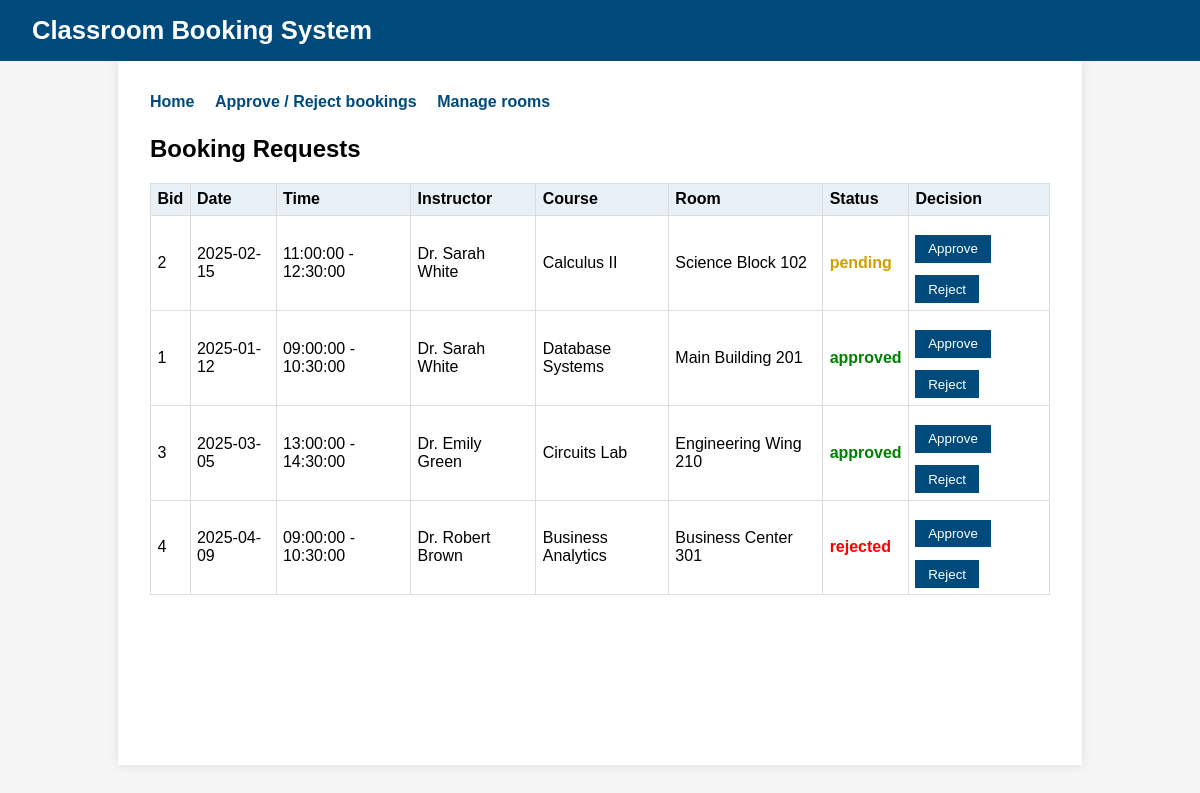
/project-root/admin_bookings.php, run on the app's committed database.
### tables this page shows
Create Table Bookings(
Date_Created datetime,
Start_Time time,
End_Time time,
Status text,
Iid int,
Cid int,
Rid int,
foreign key (Iid) references Instructors (Iid),
foreign key (Cid) references Courses (Cid),
foreign key (Rid) references Rooms (Rid),
Bid int primary key
);

Create Table Instructors(
name varchar(32),
department varchar(64),
Contact_Info VARCHAR(20),
Iid int primary key
);

Create Table Courses(
Course_Name varchar(32),
Credit_Hours int,
 Required_Room_Features text,
 Cid int primary key
 );

Create Table Rooms(
Capacity int,
Availability boolean,
Location varchar(64),
Tech_Feature text,
Rid int primary key
);

### project-root/admin_bookings.php (the view, shortened to what this page needs)
<?php
include 'includes/db.php';
$sql = "SELECT b.Bid, b.Date_Created, b.Start_Time, b.End_Time, b.Status,
               i.name AS instructor, c.Course_Name AS course, r.Location AS room
        FROM Bookings b
        JOIN Instructors i ON b.Iid = i.Iid
        JOIN Courses c     ON b.Cid = c.Cid
        JOIN Rooms r       ON b.Rid = r.Rid
        ORDER BY FIELD(b.Status,'pending','approved','rejected'), b.Date_Created";
$bookings = $pdo->query($sql)->fetchAll();
?>
<!DOCTYPE html>
<html lang="en">
<head>
    <link rel="stylesheet" href="css/style.css">
</head>
<body>
<header>
    <h1>Classroom Booking System</h1>
</header>
<main>
    <nav>
        <a href="index.php">Home</a>
        <a href="admin_bookings.php">Approve / Reject bookings</a>
        <a href="admin_rooms.php">Manage rooms</a>
    </nav>
    <h2>Booking Requests</h2>
    <table>
        <tr>
            <th>Bid</th>
            <th>Date</th>
            <th>Time</th>
            <th>Instructor</th>
            <th>Course</th>
            <th>Room</th>
            <th>Status</th>
            <th>Decision</th>
        </tr>
        <?php foreach ($bookings as $b): ?>
            <tr>
                <td><?php echo $b['Bid']; ?></td>
                <td><?php echo substr($b['Date_Created'], 0, 10); ?></td>
                <td><?php echo $b['Start_Time'] . ' - ' . $b['End_Time']; ?></td>
                <td><?php echo htmlspecialchars($b['instructor']); ?></td>
                <td><?php echo htmlspecialchars($b['course']); ?></td>
                <td><?php echo htmlspecialchars($b['room']); ?></td>
                <td class="status-<?php echo strtolower($b['Status']); ?>">
                    <?php echo htmlspecialchars($b['Status']); ?>
                </td>
                <td>
                    <form method="post" style="display:inline;">
                        <input type="submit" value="Approve">
                    </form>
                    <form method="post" style="display:inline;">
                        <input type="submit" value="Reject">
                    </form>
                </td>
            </tr>
        <?php endforeach; ?>
    </table>
</main>
</body>
</html>

### project-root/css/style.css (style rules this page uses)
body { font-family: Arial, sans-serif; margin: 0; padding: 0; background: #f5f5f5; }
header { background: #004a7c; color: white; padding: 1rem 2rem; }
header h1 { margin: 0; font-size: 1.6rem; }
main { padding: 2rem; max-width: 900px; margin: 0 auto; background: white; min-height: 80vh; box-shadow: 0 0 10px rgba(0,0,0,0.1); }
nav a { margin-right: 1rem; text-decoration: none; color: #004a7c; font-weight: bold; }
nav { margin-bottom: 1.5rem; }
h2 { margin-top: 0; }
form { margin-bottom: 1.5rem; }
button, input[type="submit"] { margin-top: 0.8rem; padding: 0.4rem 0.8rem; border: none; background: #004a7c; color: white; cursor: pointer; }
table { width: 100%; border-collapse: collapse; margin-top: 1rem; }
th, td { border: 1px solid #ddd; padding: 0.4rem; text-align: left; }
th { background: #e9f1f8; }
.status-approved { color: green; font-weight: bold; }
.status-pending { color: #d39e00; font-weight: bold; }
.status-rejected { color: red; font-weight: bold; }

### data on the page
bookings: Bid "2", Date_Created "2025-02-15", Start_Time "11:00:00", End_Time "12:30:00", Iid.name "Dr. Sarah White", Cid.Course_Name "Calculus II", Rid.Location "Science Block 102", Status "pending"
bookings: Bid "1", Date_Created "2025-01-12", Start_Time "09:00:00", End_Time "10:30:00", Iid.name "Dr. Sarah White", Cid.Course_Name "Database Systems", Rid.Location "Main Building 201", Status "approved"
bookings: Bid "3", Date_Created "2025-03-05", Start_Time "13:00:00", End_Time "14:30:00", Iid.name "Dr. Emily Green", Cid.Course_Name "Circuits Lab", Rid.Location "Engineering Wing 210", Status "approved"
bookings: Bid "4", Date_Created "2025-04-09", Start_Time "09:00:00", End_Time "10:30:00", Iid.name "Dr. Robert Brown", Cid.Course_Name "Business Analytics", Rid.Location "Business Center 301", Status "rejected"
